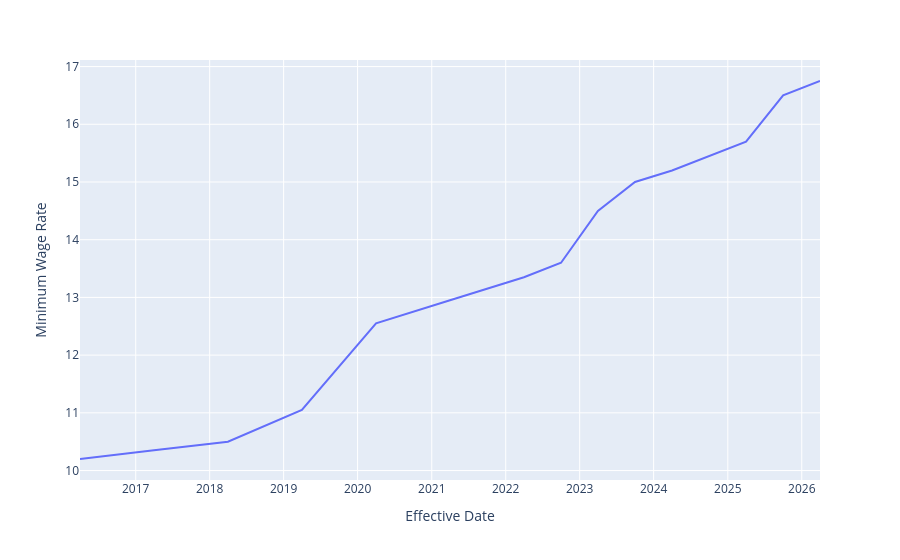

The notebook cell this image was saved under:
### Code cell
px.line(df,x = 'Effective Date', y = 'Minimum Wage Rate')

### Figure 1 — Plotly figure (JSON) as saved in the notebook; plotly's stock layout.template omitted (floating-point values rounded to 4 significant figures)
{"data": [{"hovertemplate": "Effective Date=%{x}<br>Minimum Wage Rate=%{y}<extra></extra>", "legendgroup": "", "line": {"color": "#636efa", "dash": "solid"}, "marker": {"symbol": "circle"}, "mode": "lines", "name": "", "orientation": "v", "showlegend": false, "type": "scatter", "x": ["2026-04-01", "2025-10-01", "2025-04-01", "2024-04-01", "2023-10-01", "2023-04-01", "2022-10-01", "2022-04-01", "2021-04-01", "2020-04-01", "2019-04-01", "2018-04-01", "2017-04-01", "2016-04-01"], "xaxis": "x", "y": [16.75, 16.5, 15.7, 15.2, 15.0, 14.5, 13.6, 13.35, 12.95, 12.55, 11.05, 10.5, 10.35, 10.2], "yaxis": "y"}], "layout": {"legend": {"tracegroupgap": 0}, "margin": {"t": 60}, "xaxis": {"anchor": "y", "domain": [0, 1], "title": {"text": "Effective Date"}}, "yaxis": {"anchor": "x", "domain": [0, 1], "title": {"text": "Minimum Wage Rate"}}}}
